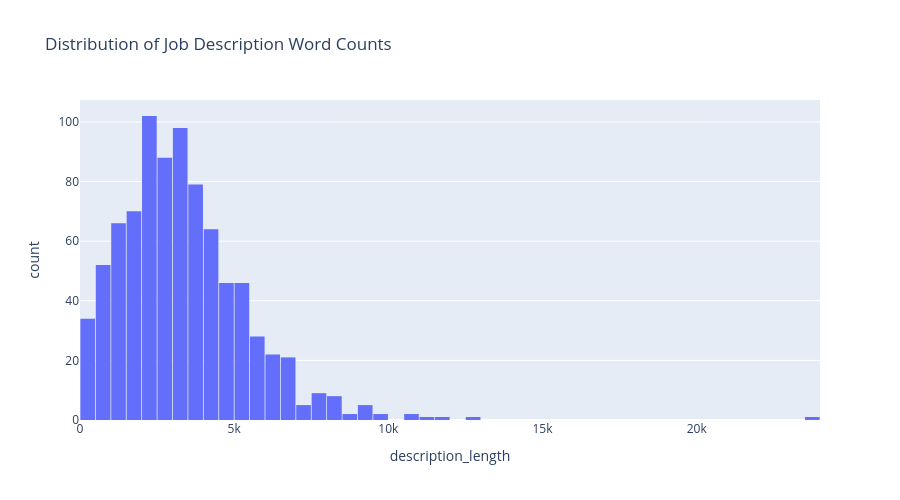

This figure's notebook cell:
### Markdown cell above
### Job Description Length

### Code cell
fig = px.histogram(
    job_df,
    x="description_length",
    nbins=50,
    title="Distribution of Job Description Word Counts",
    labels={
        "word_count": "Word Count",
        "count": "Number of Job Postings"
    }
)

fig.update_layout(
    width=900,
    height=500,
    bargap=0.05
)

fig.show()

### Figure 1 — Plotly figure (JSON) as saved in the notebook; plotly's stock layout.template omitted (floating-point values rounded to 4 significant figures; data arrays with more than 128 entries replaced by an {"elided": "..."} marker saying what was removed)
{"data": [{"bingroup": "x", "hovertemplate": "description_length=%{x}<br>count=%{y}<extra></extra>", "legendgroup": "", "marker": {"color": "#636efa", "pattern": {"shape": ""}}, "name": "", "nbinsx": 50, "orientation": "v", "showlegend": false, "type": "histogram", "x": {"elided": "853 int values"}, "xaxis": "x", "yaxis": "y"}], "layout": {"bargap": 0.05, "barmode": "relative", "height": 500, "legend": {"tracegroupgap": 0}, "title": {"text": "Distribution of Job Description Word Counts"}, "width": 900, "xaxis": {"anchor": "y", "domain": [0, 1], "title": {"text": "description_length"}}, "yaxis": {"anchor": "x", "domain": [0, 1], "title": {"text": "count"}}}}
